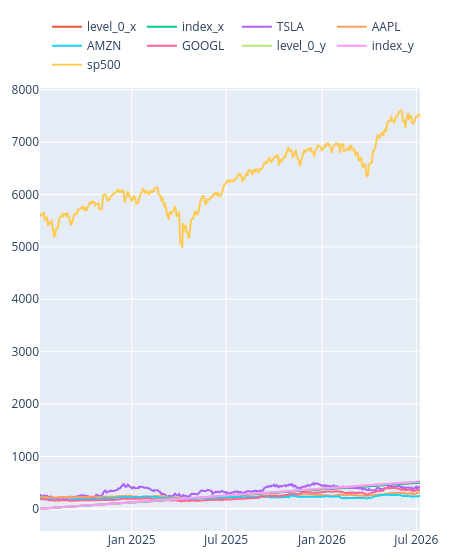

The notebook cell this image was saved under:
### Code cell
# --- MACHINE / FUNCTION ---
def interactive_plot(df):
    fig = px.line()
    for i in df.columns:
        fig.add_scatter(x=df.index, y=df[i], name=i)
    fig.update_layout(
        width=450,
        margin=dict(l=20, r=20, t=50, b=20),
        legend=dict(
            orientation="h",
            yanchor="bottom",
            y=1.02,
            xanchor="right",
            x=1,
        ),
    )
    return fig


# --- OUTPUT CONTROL ---
# HIDE KARNA: Agar output nahi dekhna to niche wali line ko mita dein ya uske shuru me # laga dein.
# SHOW KARNA: Output dekhne ke liye niche wali line ko aese hi chalne dein.
interactive_plot(data)

### Figure 1 — Plotly figure (JSON) as saved in the notebook; plotly's stock layout.template omitted (floating-point values rounded to 4 significant figures; data arrays with more than 128 entries replaced by an {"elided": "..."} marker saying what was removed)
{"data": [{"hovertemplate": "<extra></extra>", "legendgroup": "", "line": {"color": "#636efa", "dash": "solid"}, "marker": {"symbol": "circle"}, "mode": "lines", "name": "", "orientation": "v", "showlegend": false, "type": "scatter", "xaxis": "x", "yaxis": "y"}, {"name": "level_0_x", "type": "scatter", "x": {"elided": "501 str values"}, "y": {"elided": "501 int values"}}, {"name": "index_x", "type": "scatter", "x": {"elided": "501 str values"}, "y": {"elided": "501 int values"}}, {"name": "TSLA", "type": "scatter", "x": {"elided": "501 str values"}, "y": {"elided": "501 float values"}}, {"name": "AAPL", "type": "scatter", "x": {"elided": "501 str values"}, "y": {"elided": "501 float values"}}, {"name": "AMZN", "type": "scatter", "x": {"elided": "501 str values"}, "y": {"elided": "501 float values"}}, {"name": "GOOGL", "type": "scatter", "x": {"elided": "501 str values"}, "y": {"elided": "501 float values"}}, {"name": "level_0_y", "type": "scatter", "x": {"elided": "501 str values"}, "y": {"elided": "501 int values"}}, {"name": "index_y", "type": "scatter", "x": {"elided": "501 str values"}, "y": {"elided": "501 int values"}}, {"name": "sp500", "type": "scatter", "x": {"elided": "501 str values"}, "y": {"elided": "501 float values"}}], "layout": {"legend": {"orientation": "h", "tracegroupgap": 0, "x": 1, "xanchor": "right", "y": 1.02, "yanchor": "bottom"}, "margin": {"b": 20, "l": 20, "r": 20, "t": 50}, "width": 450, "xaxis": {"anchor": "y", "domain": [0, 1]}, "yaxis": {"anchor": "x", "domain": [0, 1]}}}
